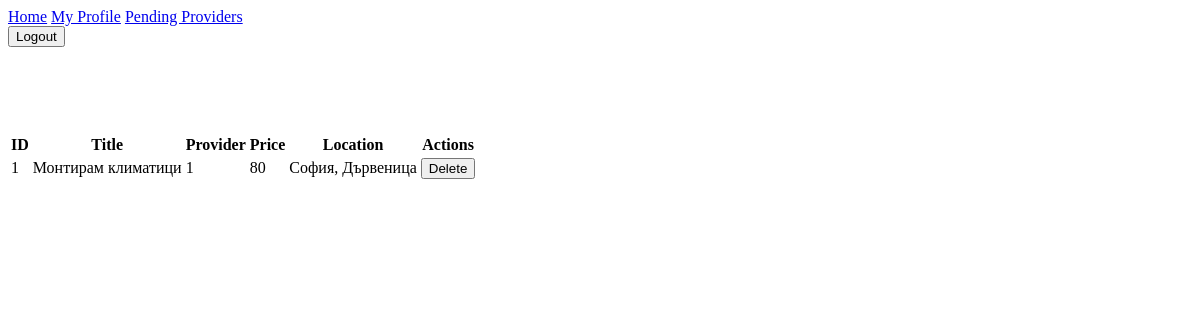
/admin/services (signed in), run on the app's committed database.
### app/models/service.py (models this page shows, shortened)
class Service(db.Model):
    __tablename__ = "services"
    id = db.Column(db.Integer, primary_key=True)
    provider_id = db.Column(db.Integer, db.ForeignKey("users.id"), nullable=False, index=True)
    category_id = db.Column(db.Integer, db.ForeignKey("service_categories.id"), nullable=False, index=True)
    title = db.Column(db.String(120), nullable=False)
    description = db.Column(db.Text, nullable=True)
    price = db.Column(db.Integer, nullable=True)
    location = db.Column(db.String(120), nullable=True)
    created_at = db.Column(db.DateTime, nullable=False, default=datetime.utcnow)

### app/routes/admin.py (the view)
@admin_bp.route("/services", methods=["GET"])
@login_required
def services():
    deny = _admin_only()
    if deny:
        return deny
    items = Service.query.order_by(Service.id.desc()).all()
    return render_template("admin/services.html", items=items)

### app/routes/admin.py (called while the page is built)
def _admin_only():
    if current_user.role != "admin":
        flash("Нямаш достъп (admin only).")
        return redirect(url_for("main.home"))
    return None

### app/templates/admin/services.html (shortened to what this page needs)
{% extends "base.html" %}
{% block content %}
  <h1>Services</h1>
  <table>
    <thead>
      <tr>
        <th>ID</th><th>Title</th><th>Provider</th><th>Price</th><th>Location</th><th>Actions</th>
      </tr>
    </thead>
    <tbody>
      {% for s in items %}
        <tr>
          <td>{{ s.id }}</td>
          <td>{{ s.title }}</td>
          <td>{{ s.provider_id }}</td>
          <td>{{ s.price }}</td>
          <td>{{ s.location }}</td>
          <td>
            <form method="post" action="{{ url_for('admin.delete_service', service_id=s.id) }}" style="display:inline;">
              <button type="submit">Delete</button>
            </form>
          </td>
        </tr>
      {% endfor %}
    </tbody>
  </table>
{% endblock %}

### app/static/styles/style.css (style rules this page uses)
h1 { font-family: 'Segoe UI', Tahoma, Geneva, Verdana, sans-serif; color: white; }

### data on the page
Service: id "1", title "Монтирам климатици", provider_id "1", price "80", location "София, Дървеница"
